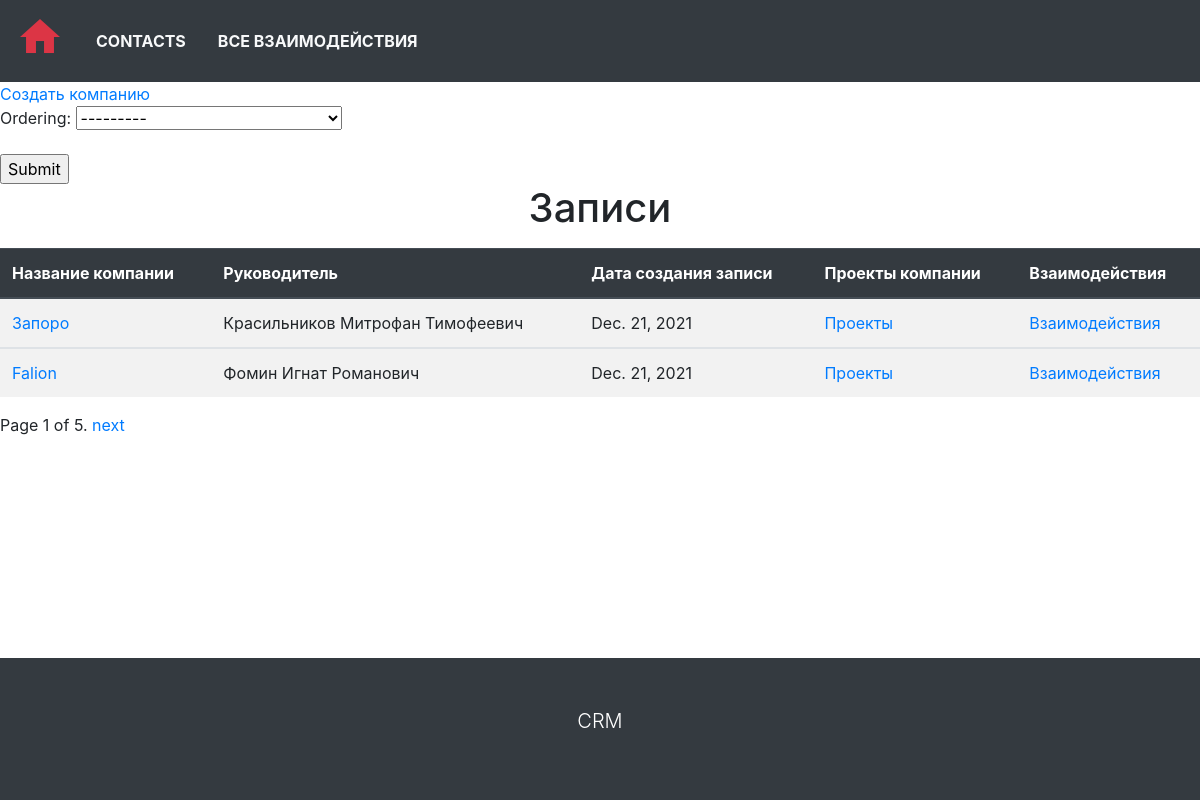
/, run on an earlier commit of the app's database.
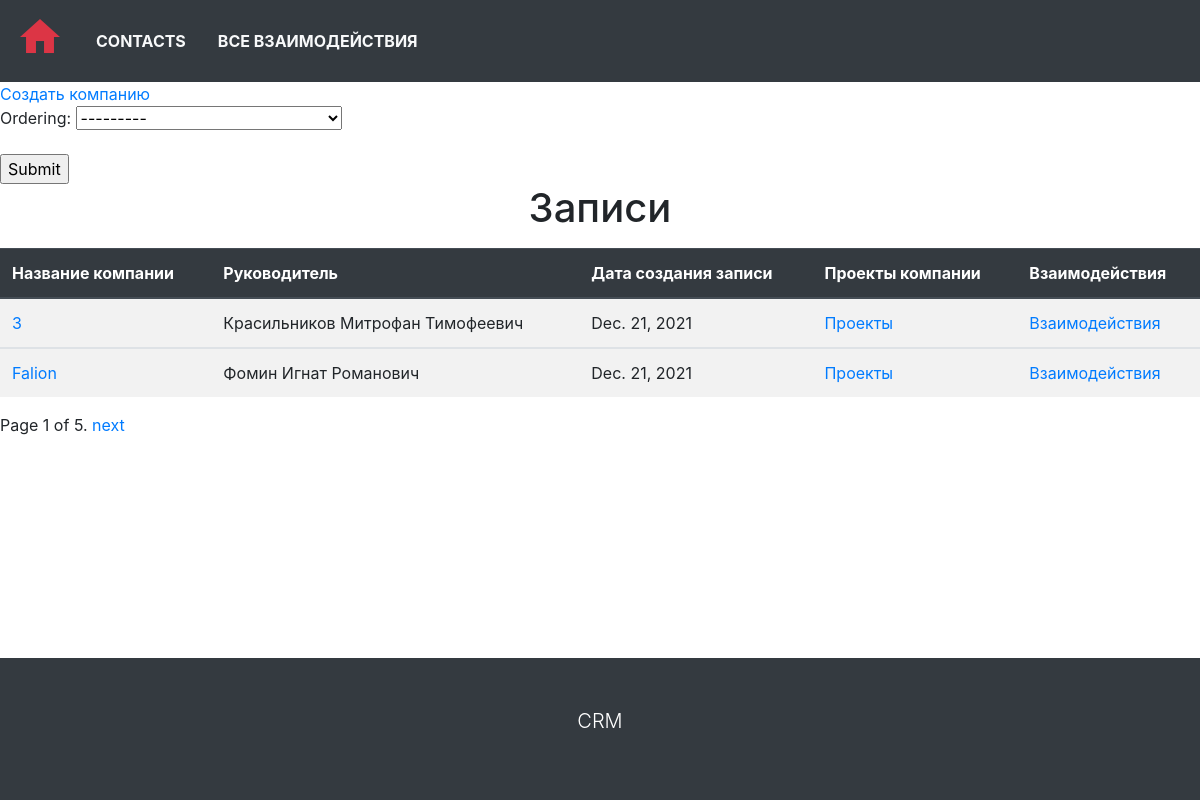
And on a later commit of the database.
### main_crm/models.py (models this page shows, shortened)
class Company(models.Model):
    company_name = models.CharField(max_length=150, unique=True)
    slug = models.SlugField(unique=True, null=True)
    fio = models.CharField(max_length=150)
    description = RichTextUploadingField(blank=True)
    published = models.DateField(auto_now_add=True)
    edited = models.DateField(auto_now=True)
    class Meta:
        ordering = ['published']
        verbose_name = 'Company'
        verbose_name_plural = 'Companies'
    def get_absolute_url(self):
        return reverse_lazy('company-detail', kwargs={'company_slug': self.slug})

### main_crm/views.py (the view)
# urls.py: path('', views.CompanyListView.as_view(), name='index'),
class CompanyListView(FilterView):
    queryset = Company.objects.all()
    template_name = 'cms_mainpage/list_page.html'
    paginate_by = INDEX_PAGINATE_BY
    filterset_class = CompanyFilter
    def get_context_data(self, *args, **kwargs):
        sort_by = self.request.GET.get('sort_by', '')
        sort_by_param = f'&sort_by={sort_by}'
        return super().get_context_data(*args, sort_by_param=sort_by_param, **kwargs)

### main_crm/templates/cms_mainpage/list_page.html (shortened to what this page needs)
{% extends 'base.html' %}
{% block content %}
<a class="text-decoration-none" href="{% url 'company-create' %}">Создать компанию</a>
{% if company_list.exists %}
<form action="">
    {{ filter.form.as_p }}
    <input type="submit">
</form>
<h1 class="text-center mb-3">Записи</h1>
<div class="table-responsive-xl">
    <table class="table table-striped table-hover">
        <thead class="thead-dark">
        <tr>
            <th>Название компании</th>
            <th>Руководитель</th>
            <th>Дата создания записи</th>
            <th>Проекты компании</th>
            <th>Взаимодействия</th>
        </tr>
        </thead>
        {% for company in company_list %}
        <tbody>
        <tr>
            <td><a class="text-decoration-none" href="{{ company.get_absolute_url }}">{{ company.company_name }}</a>
            </td>
            <td>{{ company.fio }}</td>
            <td>{{ company.published }}</td>
            <td><a class="text-decoration-none" href="{% url 'company-projects-list' company.slug  %}">Проекты</a></td>
            <td>
                <a class="text-decoration-none" href="{% url 'company-interactions-list' company.slug  %}">
                    Взаимодействия
                </a>
            </td>
        </tr>
        </tbody>
        {% endfor %}
    </table>
</div>
{% else %}
<p class="mt-5 font-weight-bold text-center text-muted display-4">Записи отсутствуют.</p>
{% endif %}
{% endblock %}
{% block pagination %}
{% if is_paginated %}
<div class="pagination">
          <span class="page-links">
              <span class="page-current">
                  Page {{ page_obj.number }} of {{ page_obj.paginator.num_pages }}.
              </span>
              {% if page_obj.has_next %}
                  <a href="{{ request.path }}?page={{ page_obj.next_page_number }}{{sort_by_param}}">next</a>
              {% endif %}
          </span>
</div>
{% endif %}
{% endblock %}

What changed in the data, as far as the page shows it:
changed Company "Красильников Митрофан Тимофеевич": company_name "Запоро" → "З"
